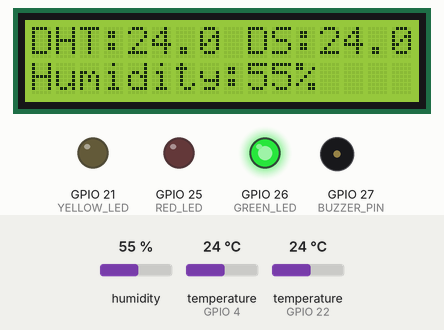
This sketch was run on a simulated ESP32. Shown: 16×2 character LCD, output pins drawn as LEDs (lit = HIGH), buzzer (waves = sounding, pin HIGH). The inputs (shaded band) are chosen by the test bench; at power-on: temperature (sensors on GPIO 4, GPIO 22) 24 °C, humidity 55 %. WiFi joins after 1.5 s; servers stay silent unless stated; uploads are accepted with an empty reply; what the sketch prints to the serial monitor is not drawn.

Above: at 2.5 s.
2.6 s: temperature (sensor on GPIO 4) set to 20 °C
At 5.1 s:
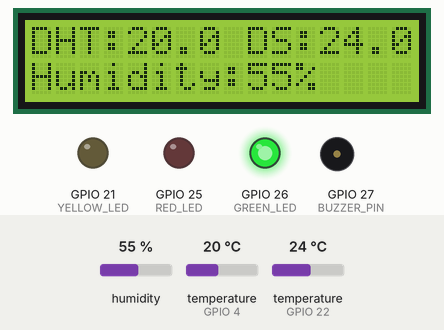
9.6 s: temperature (sensor on GPIO 4) set to 17 °C
At 14.4 s:
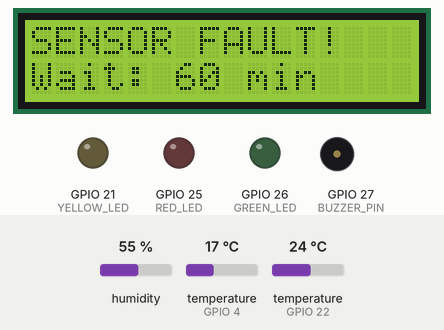
14.8 s: temperature (sensor on GPIO 22) set to 21 °C
At 18.3 s:
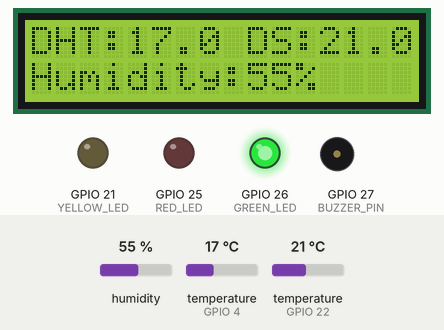
18.6 s: humidity set to 22 %
At 20.2 s:
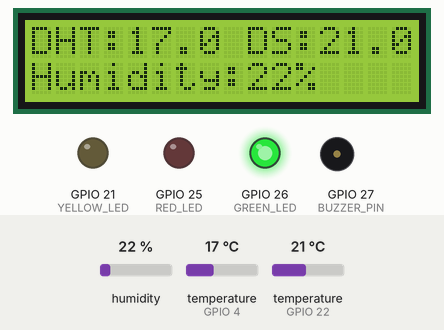
21.9 s: temperature (sensor on GPIO 22) set to 12 °C
At 23.3 s:
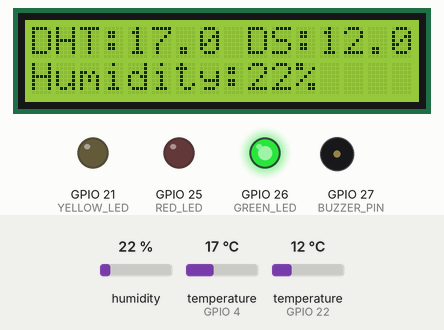
25.2 s: temperature (sensor on GPIO 22) set to 19 °C
At 28.3 s:
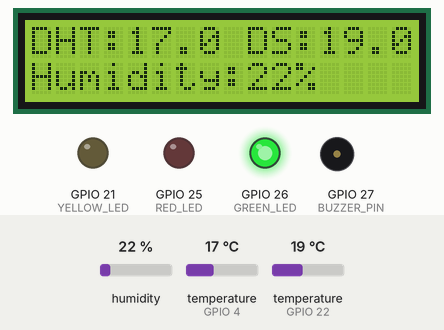
Timing chart, 0 to 29.6 s (numbered marks = the images above; inputs shaded):
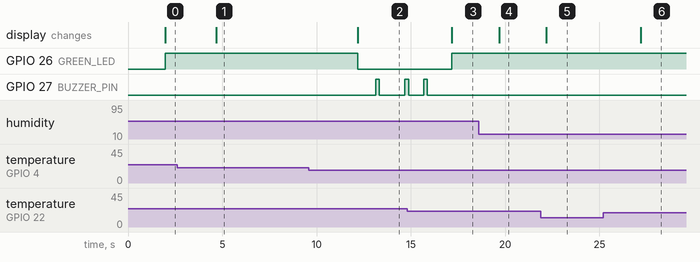

The sketch:

ESP32_Temperature_Monitor.ino
```cpp
#include <WiFi.h>
#include <HTTPClient.h>
#include <Wire.h>
#include <LiquidCrystal_I2C.h>
#include <DHT.h>
#include <OneWire.h>
#include <DallasTemperature.h>
#include <math.h>

// ========== WIFI SETTINGS ==========
const char* WIFI_SSID = "vivo X300";
const char* WIFI_PASSWORD = "88888888";

// Replace with your computer's IPv4 address from ipconfig
const char* SERVER_URL =
    "http://10.217.145.101:8000/api/data";

// ========== SENSOR PINS ==========
#define DHTPIN 4
#define DHTTYPE DHT11
#define DS18B20_PIN 22

// ========== OUTPUT PINS ==========
#define RELAY_PIN 23
#define BUZZER_PIN 27

#define YELLOW_LED 21
#define RED_LED 25
#define GREEN_LED 26

// ========== LCD PINS ==========
#define LCD_SDA 18
#define LCD_SCL 19

LiquidCrystal_I2C lcd(0x27, 16, 2);

DHT dht(DHTPIN, DHTTYPE);
OneWire oneWire(DS18B20_PIN);
DallasTemperature ds18b20(&oneWire);

// ========== TEMPERATURE THRESHOLDS ==========
#define HIGH_TEMP 32.0
#define RESET_TEMP 31.0
#define VERY_HIGH_TEMP 45.0
#define MAX_DIFFERENCE 5.0

// ========== TIMING ==========
const unsigned long FAULT_CONFIRM_TIME = 3600000UL;
const unsigned long BLINK_INTERVAL = 500UL;
const unsigned long READ_INTERVAL = 2500UL;
const unsigned long HIGH_TEMP_CONFIRM_TIME = 10000UL;

const unsigned long WARNING_FLASH_INTERVAL = 2500UL;
const unsigned long WARNING_FLASH_DURATION = 150UL;

const unsigned long BUZZER_START_DELAY = 2000UL;
const unsigned long BUZZER_BEEP_INTERVAL = 1000UL;
const unsigned long BUZZER_BEEP_DURATION = 200UL;

const unsigned long WIFI_RETRY_INTERVAL = 10000UL;

// ========== SYSTEM STATES ==========
bool highTemperature = false;
bool veryHighTemperature = false;
bool faultConfirmed = false;
bool sensorReadingFailed = false;
bool mismatchActive = false;
bool highTempTimerActive = false;

bool redLedState = false;
bool yellowLedState = false;
bool buzzerState = false;
bool buzzerWarningActive = false;

unsigned long mismatchStartTime = 0;
unsigned long highTempStartTime = 0;
unsigned long previousReadTime = 0;
unsigned long previousBlinkTime = 0;

unsigned long warningFlashStart = 0;
unsigned long previousWarningFlash = 0;

unsigned long buzzerWarningStart = 0;
unsigned long previousBuzzerTime = 0;
unsigned long previousWiFiAttempt = 0;

// ========== RELAY FUNCTIONS ==========
// Your requested relay control functions
void relayOn() {
  pinMode(RELAY_PIN, OUTPUT);
  digitalWrite(RELAY_PIN, LOW);  // LOW = relay ON
}

void relayOff() {
  pinMode(RELAY_PIN, INPUT);     // Released = relay OFF
}

// ========== LCD FUNCTION ==========
void showLCD(const char* line1, const char* line2) {
  lcd.setCursor(0, 0);
  lcd.print("                ");
  lcd.setCursor(0, 0);
  lcd.print(line1);

  lcd.setCursor(0, 1);
  lcd.print("                ");
  lcd.setCursor(0, 1);
  lcd.print(line2);
}

// ========== WIFI CONNECTION ==========
void maintainWiFi() {
  if (WiFi.status() == WL_CONNECTED) {
    return;
  }

  unsigned long now = millis();

  if (previousWiFiAttempt == 0 ||
      now - previousWiFiAttempt >= WIFI_RETRY_INTERVAL) {

    previousWiFiAttempt = now;

    Serial.println("Connecting to WiFi...");
    WiFi.begin(WIFI_SSID, WIFI_PASSWORD);
  }
}

// ========== SEND READINGS TO COMPUTER ==========
void sendToDashboard(float tempDHT,
                     float tempDS,
                     float humidity) {

  if (WiFi.status() != WL_CONNECTED) {
    Serial.println("Dashboard: WiFi disconnected; reading not sent.");
    return;
  }

  HTTPClient http;
  http.setTimeout(1500);

  if (!http.begin(SERVER_URL)) {
    Serial.println("Dashboard: HTTP initialization failed.");
    return;
  }

  http.addHeader("Content-Type", "application/json");

  String json = "{\"temp_dht\":" + String(tempDHT, 2) +
                ",\"temp_ds\":" + String(tempDS, 2) +
                ",\"humidity\":" + String(humidity, 2) + "}";

  int responseCode = http.POST(json);
  Serial.print("Dashboard HTTP status: ");
  Serial.println(responseCode);

  String response = http.getString();
  Serial.print("Dashboard response: ");
  Serial.println(response);

  if (responseCode >= 200 && responseCode < 300) {
    Serial.println("Dashboard: Reading saved successfully.");
  } else {
    Serial.print("Dashboard HTTP error: ");
    Serial.println(responseCode);
  }

  http.end();
}

// ========== SETUP ==========
void setup() {
  Serial.begin(115200);

  // Initialize relay in OFF state
  relayOff();

  pinMode(BUZZER_PIN, OUTPUT);
  digitalWrite(BUZZER_PIN, LOW);

  pinMode(GREEN_LED, OUTPUT);
  pinMode(YELLOW_LED, OUTPUT);
  pinMode(RED_LED, OUTPUT);

  digitalWrite(GREEN_LED, LOW);
  digitalWrite(YELLOW_LED, LOW);
  digitalWrite(RED_LED, LOW);

  dht.begin();
  ds18b20.begin();

  Wire.begin(LCD_SDA, LCD_SCL);
  lcd.init();
  lcd.backlight();

  showLCD("Temperature", "Starting...");
  delay(1000);

  WiFi.mode(WIFI_STA);
  WiFi.begin(WIFI_SSID, WIFI_PASSWORD);
  previousWiFiAttempt = millis();

  Serial.println("Dual Sensor Monitoring Started");
  Serial.println("Connecting to WiFi...");
}

// ========== MAIN LOOP ==========
void loop() {
  unsigned long now = millis();

  maintainWiFi();

  // Read sensors every 2.5 seconds
  if (previousReadTime == 0 ||
      now - previousReadTime >= READ_INTERVAL) {

    previousReadTime = now;

    float humidity = dht.readHumidity();
    float tempDHT = dht.readTemperature();

    ds18b20.requestTemperatures();
    float tempDS = ds18b20.getTempCByIndex(0);

    bool dhtValid =
        !isnan(tempDHT) &&
        !isnan(humidity) &&
        tempDHT >= 0.0 &&
        tempDHT <= 50.0 &&
        humidity >= 0.0 &&
        humidity <= 100.0;

    bool dsValid =
        tempDS != DEVICE_DISCONNECTED_C &&
        isfinite(tempDS) &&
        tempDS >= -55.0 &&
        tempDS <= 125.0;

    Serial.println("\n--- Sensor Readings ---");

    if (dhtValid) {
      Serial.print("DHT11: ");
      Serial.print(tempDHT);
      Serial.print(" C | Humidity: ");
      Serial.print(humidity);
      Serial.println(" %");
    } else {
      Serial.println("SENSOR FAULT: DHT11 reading invalid!");
    }

    if (dsValid) {
      Serial.print("DS18B20: ");
      Serial.print(tempDS);
      Serial.println(" C");
    } else {
      Serial.println("SENSOR FAULT: DS18B20 reading invalid!");
    }

    // Save valid sensor readings to the dashboard.
    // The computer records the date and time.
    if (dhtValid && dsValid) {
      sendToDashboard(tempDHT, tempDS, humidity);
    }

    // ========== INVALID SENSOR READINGS ==========
    if (!dhtValid || !dsValid) {
      sensorReadingFailed = true;
      faultConfirmed = true;
      mismatchActive = false;
      highTempTimerActive = false;

      highTemperature = false;
      veryHighTemperature = false;

      Serial.println("SENSOR FAULT: Check connections!");
      showLCD("SENSOR FAULT!", "Check connections");
    }

    else {
      sensorReadingFailed = false;

      float difference = fabs(tempDHT - tempDS);

      Serial.print("Temperature difference: ");
      Serial.print(difference);
      Serial.println(" C");

      // ========== VERY HIGH TEMPERATURE ==========
      // Both valid sensors must exceed 45 C.
      veryHighTemperature =
          (tempDHT > VERY_HIGH_TEMP &&
           tempDS > VERY_HIGH_TEMP);

      if (veryHighTemperature) {
        highTemperature = true;
        highTempTimerActive = false;

        Serial.println("VERY HIGH TEMPERATURE!");
        Serial.println("FAN ON - RED LED BLINKING!");
      }

      // ========== SENSOR MISMATCH ==========
      if (difference > MAX_DIFFERENCE) {

        if (!mismatchActive) {
          mismatchActive = true;
          mismatchStartTime = now;
          faultConfirmed = false;
        }

        Serial.println("SENSOR FAULT: Sensor mismatch!");

        highTempTimerActive = false;

        if (!veryHighTemperature) {
          highTemperature = false;
        }

        if (now - mismatchStartTime >=
            FAULT_CONFIRM_TIME) {

          faultConfirmed = true;

          Serial.println("SENSOR FAULT: Mismatch over one hour!");

          showLCD("SENSOR FAULT!", "Mismatch > 1 hour");
        }

        else {
          unsigned long elapsed =
              (now - mismatchStartTime) / 1000UL;

          unsigned long remaining =
              (FAULT_CONFIRM_TIME / 1000UL) - elapsed;

          char line2[17];

          snprintf(line2, sizeof(line2),
                   "Wait: %lu min",
                   (remaining + 59UL) / 60UL);

          showLCD("SENSOR FAULT!", line2);
        }
      }

      // ========== SENSOR READINGS AGREE ==========
      else {
        mismatchActive = false;
        faultConfirmed = false;

        // Both sensors above 32 C starts confirmation timer.
        if (tempDHT > HIGH_TEMP &&
            tempDS > HIGH_TEMP) {

          if (!highTempTimerActive &&
              !highTemperature) {

            highTempTimerActive = true;
            highTempStartTime = now;
          }

          if (highTempTimerActive &&
              now - highTempStartTime >=
              HIGH_TEMP_CONFIRM_TIME) {

            highTemperature = true;
            highTempTimerActive = false;

            Serial.println("HIGH TEMPERATURE ALERT!");
          }
        }

        else {
          highTempTimerActive = false;

          // Reset only when BOTH sensors fall below 31 C.
          if (tempDHT < RESET_TEMP &&
              tempDS < RESET_TEMP) {

            highTemperature = false;
          }
        }

        char line1[17];
        char line2[17];

        snprintf(line1, sizeof(line1),
                 "DHT:%4.1f DS:%4.1f",
                 tempDHT, tempDS);

        snprintf(line2, sizeof(line2),
                 "Humidity:%2.0f%%",
                 humidity);

        if (veryHighTemperature) {
          showLCD("VERY HIGH TEMP!", "FAN ON - DANGER");
        }

        else if (highTemperature) {
          showLCD("HIGH TEMP ALERT", line1);
          Serial.println("HIGH TEMPERATURE ALERT!");
        }

        else if (highTempTimerActive) {
          showLCD("TEMP RISING", line1);
          Serial.println("TEMPERATURE RISING");
        }

        else {
          showLCD(line1, line2);
          Serial.println("Temperature monitoring normal.");
        }
      }

      // Critical temperature display takes priority.
      if (veryHighTemperature) {
        showLCD("VERY HIGH TEMP!", "FAN ON - DANGER");
      }
    }
  }

  // ========== LED CONTROL ==========

  // Critical temperature: red LED blinks
  if (veryHighTemperature) {
    digitalWrite(GREEN_LED, LOW);
    digitalWrite(YELLOW_LED, LOW);

    if (now - previousBlinkTime >= BLINK_INTERVAL) {
      previousBlinkTime = now;
      redLedState = !redLedState;
      digitalWrite(RED_LED, redLedState);
    }
  }

  // Invalid reading or confirmed sensor fault
  else if (faultConfirmed || sensorReadingFailed) {
    digitalWrite(GREEN_LED, LOW);
    digitalWrite(YELLOW_LED, LOW);

    if (now - previousBlinkTime >= BLINK_INTERVAL) {
      previousBlinkTime = now;
      redLedState = !redLedState;
      digitalWrite(RED_LED, redLedState);
    }
  }

  // Sensor mismatch: short yellow flash every 2.5 seconds
  else if (mismatchActive) {
    digitalWrite(GREEN_LED, LOW);
    digitalWrite(RED_LED, LOW);

    if (!yellowLedState &&
        now - previousWarningFlash >=
        WARNING_FLASH_INTERVAL) {

      previousWarningFlash = now;
      warningFlashStart = now;
      yellowLedState = true;

      digitalWrite(YELLOW_LED, HIGH);
    }

    if (yellowLedState &&
        now - warningFlashStart >=
        WARNING_FLASH_DURATION) {

      yellowLedState = false;
      digitalWrite(YELLOW_LED, LOW);
    }
  }

  // Normal or high-temperature warning
  else {
    bool yellowOn =
        highTemperature || highTempTimerActive;

    digitalWrite(GREEN_LED, yellowOn ? LOW : HIGH);
    digitalWrite(YELLOW_LED, yellowOn ? HIGH : LOW);
    digitalWrite(RED_LED, LOW);

    redLedState = false;
    yellowLedState = yellowOn;
  }

  // ========== RELAY / FAN CONTROL ==========

  if (veryHighTemperature) {
    // Critical temperature overrides sensor mismatch.
    relayOn();
  }

  else if (highTemperature &&
           !faultConfirmed &&
           !sensorReadingFailed &&
           !mismatchActive) {

    relayOn();
  }

  else {
    relayOff();
  }

  // ========== BUZZER CONTROL ==========

  // Red alert: continuous buzzer
  bool redAlert =
      veryHighTemperature ||
      faultConfirmed ||
      sensorReadingFailed;

  // Yellow warning: delayed intermittent beeping
  bool yellowWarning =
      highTemperature ||
      highTempTimerActive ||
      mismatchActive;

  if (redAlert) {
    digitalWrite(BUZZER_PIN, HIGH);
    buzzerState = true;
    buzzerWarningActive = false;
  }

  else if (yellowWarning) {

    if (!buzzerWarningActive) {
      buzzerWarningActive = true;
      buzzerWarningStart = now;
      previousBuzzerTime = now;
      buzzerState = false;

      digitalWrite(BUZZER_PIN, LOW);
    }

    // Wait 2 seconds before starting warning beeps
    if (now - buzzerWarningStart >=
        BUZZER_START_DELAY) {

      // Begin a short beep every second
      if (!buzzerState &&
          now - previousBuzzerTime >=
          BUZZER_BEEP_INTERVAL) {

        buzzerState = true;
        previousBuzzerTime = now;

        digitalWrite(BUZZER_PIN, HIGH);
      }

      // End each beep after 200 milliseconds
      if (buzzerState &&
          now - previousBuzzerTime >=
          BUZZER_BEEP_DURATION) {

        buzzerState = false;
        digitalWrite(BUZZER_PIN, LOW);
      }
    }
  }

  else {
    // Normal state: buzzer OFF
    digitalWrite(BUZZER_PIN, LOW);

    buzzerState = false;
    buzzerWarningActive = false;
  }
}
```

Measured:
- the behaviour switches between 19 and 18 °C on temperature (sensor on GPIO 4) (found by bisection; images 1 and 2)
- the behaviour switches between 23 and 22 °C on temperature (sensor on GPIO 22) (found by bisection; images 2 and 3)
- after the input at 2.6 s, the display: changes after 2.1 s (image 1)
- after the input at 9.6 s, GPIO 26 (GREEN_LED): HIGH → LOW after 2.6 s; GPIO 27 (BUZZER_PIN): LOW → HIGH after 3.5 s, → LOW 0.20 s later, → HIGH 1.4 s later; the display: changes after 2.6 s (image 2)
- after the input at 14.8 s, GPIO 26 (GREEN_LED): LOW → HIGH after 2.4 s; GPIO 27 (BUZZER_PIN): goes on until 15.9 s, then stays LOW; the display: changes after 2.4 s (image 3)
- after the input at 18.6 s, the display: changes after 1.1 s (image 4)
- after the input at 21.9 s, the display: changes after 0.29 s (image 5)
- after the input at 25.2 s, the display: changes after 2.0 s (image 6)
